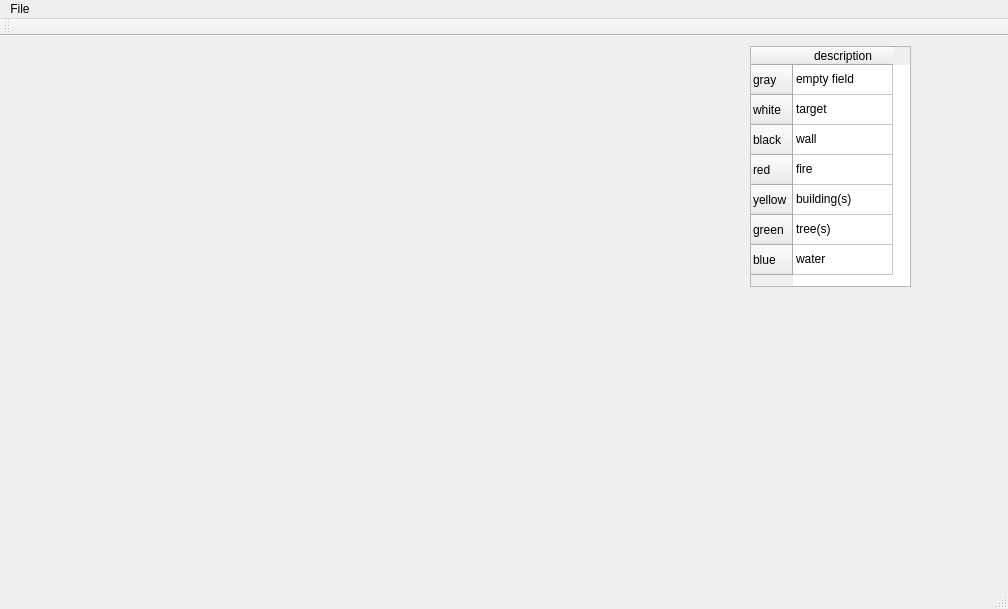
<?xml version="1.0" encoding="UTF-8"?>
<ui version="4.0">
 <class>MainWindow</class>
 <widget class="QMainWindow" name="MainWindow">
  <property name="geometry">
   <rect>
    <x>0</x>
    <y>0</y>
    <width>1008</width>
    <height>609</height>
   </rect>
  </property>
  <property name="windowTitle">
   <string>MainWindow</string>
  </property>
  <widget class="QWidget" name="centralWidget">
   <widget class="QWidget" name="gridLayoutWidget">
    <property name="geometry">
     <rect>
      <x>10</x>
      <y>10</y>
      <width>731</width>
      <height>541</height>
     </rect>
    </property>
    <layout class="QGridLayout" name="layout"/>
   </widget>
   <widget class="QTableWidget" name="tableWidget">
    <property name="geometry">
     <rect>
      <x>750</x>
      <y>10</y>
      <width>161</width>
      <height>241</height>
     </rect>
    </property>
    <row>
     <property name="text">
      <string>gray</string>
     </property>
    </row>
    <row>
     <property name="text">
      <string>white</string>
     </property>
    </row>
    <row>
     <property name="text">
      <string>black</string>
     </property>
    </row>
    <row>
     <property name="text">
      <string>red</string>
     </property>
    </row>
    <row>
     <property name="text">
      <string>yellow</string>
     </property>
    </row>
    <row>
     <property name="text">
      <string>green</string>
     </property>
    </row>
    <row>
     <property name="text">
      <string>blue</string>
     </property>
    </row>
    <column>
     <property name="text">
      <string>description</string>
     </property>
    </column>
    <item row="0" column="0">
     <property name="text">
      <string>empty field</string>
     </property>
    </item>
    <item row="1" column="0">
     <property name="text">
      <string>target</string>
     </property>
    </item>
    <item row="2" column="0">
     <property name="text">
      <string>wall</string>
     </property>
    </item>
    <item row="3" column="0">
     <property name="text">
      <string>fire</string>
     </property>
    </item>
    <item row="4" column="0">
     <property name="text">
      <string>building(s)</string>
     </property>
    </item>
    <item row="5" column="0">
     <property name="text">
      <string>tree(s)</string>
     </property>
    </item>
    <item row="6" column="0">
     <property name="text">
      <string>water</string>
     </property>
    </item>
   </widget>
  </widget>
  <widget class="QMenuBar" name="menuBar">
   <property name="geometry">
    <rect>
     <x>0</x>
     <y>0</y>
     <width>1008</width>
     <height>19</height>
    </rect>
   </property>
   <widget class="QMenu" name="menuFile">
    <property name="title">
     <string>File</string>
    </property>
    <addaction name="actionOpen_File"/>
    <addaction name="actionExit"/>
   </widget>
   <addaction name="menuFile"/>
  </widget>
  <widget class="QToolBar" name="mainToolBar">
   <attribute name="toolBarArea">
    <enum>TopToolBarArea</enum>
   </attribute>
   <attribute name="toolBarBreak">
    <bool>false</bool>
   </attribute>
  </widget>
  <widget class="QStatusBar" name="statusBar"/>
  <action name="actionOpen_File">
   <property name="text">
    <string>Open File</string>
   </property>
  </action>
  <action name="actionExit">
   <property name="text">
    <string>Exit</string>
   </property>
  </action>
 </widget>
 <layoutdefault spacing="6" margin="11"/>
 <resources/>
 <connections/>
</ui>
